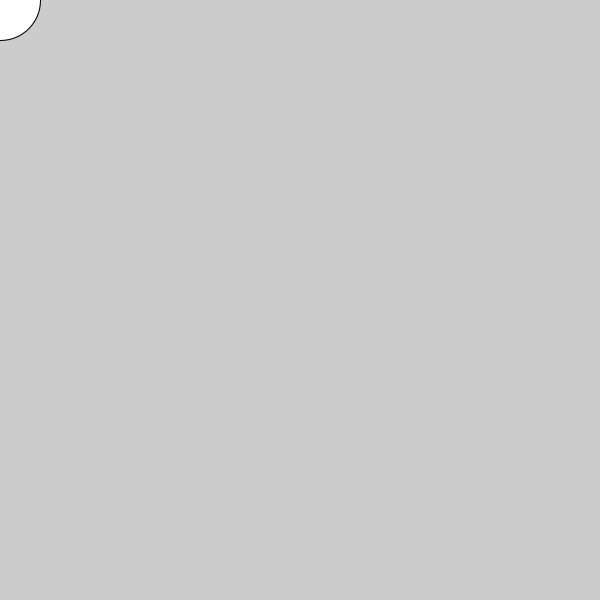
Frame 1 (no input)
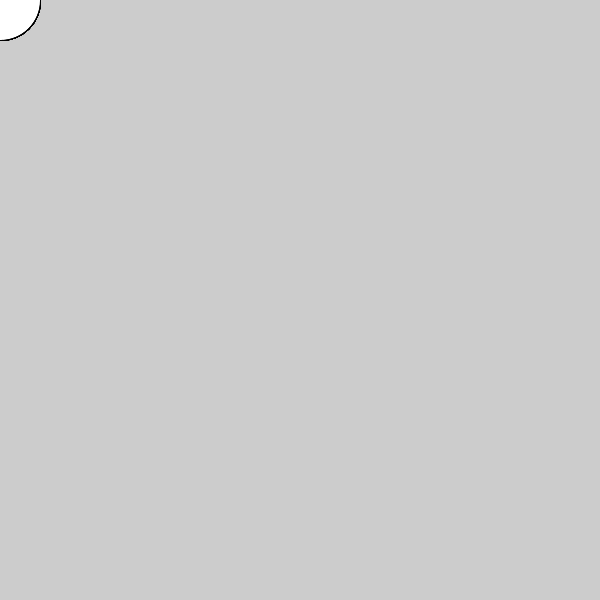
Frame 60 (the mouse pressed at the canvas centre just before this capture)
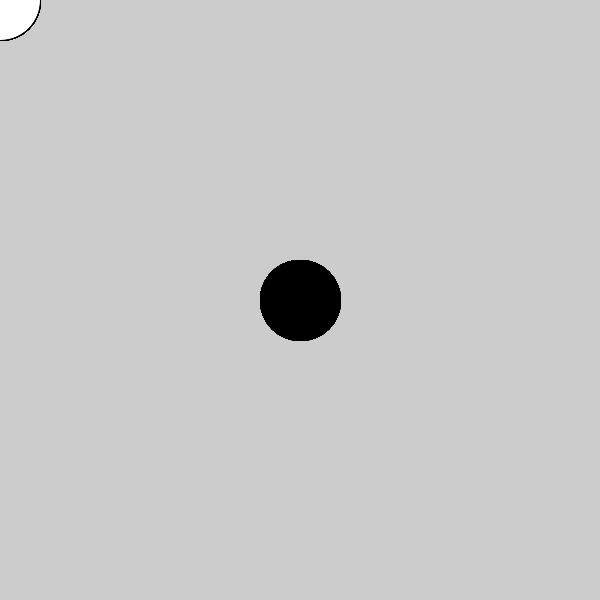
Frame 120 (the mouse held since frame 60 and released just before this capture)

The Processing sketch that drew these frames (run headless with seeded random() and noise(); from frame 60 on, the mouse is pressed at the canvas centre):

// Processing sketch: processing_62712
// ── processing_62712.pde

void setup() {
  size(600, 600);
  smooth();
}

void draw() {
  if (mousePressed) {
    fill(0);
  } else {
    fill(255);
  }
  ellipse(mouseX, mouseY, 80, 80);
}
